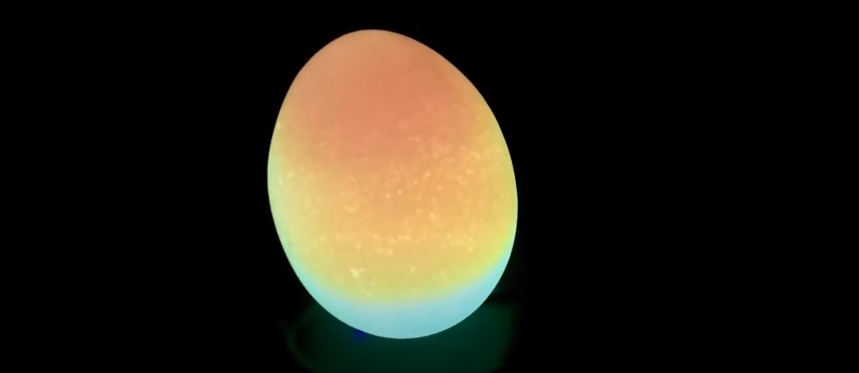
#> input picture egg/input/infertile_a.PNG, 1718 x 745 px, found by its file name (shown at 1/2 size)
$ python main.py
#> lines starting #> are read from the running program, lines starting #| are printed output that depends on the picture; after the words box and inside, x2 and y2 are one past the last pixel; in counts of white or black regions, pixels touching at a corner belong together
import cv2 as cv
import numpy as np

max_value = 255
max_type = 4
max_binary_value = 255
trackbar_type = 'Type:'
trackbar_value = 'Value'
window_name = 'Test'


def remove_background(img):
    gray_image = cv.cvtColor(img, cv.COLOR_BGR2GRAY)

    # (1) Threshold
    th, threshed = cv.threshold(gray_image, 127, 255, cv.THRESH_BINARY_INV | cv.THRESH_OTSU)

    # (2) Find the min-area contour
    contours = cv.findContours(threshed, cv.RETR_TREE, cv.CHAIN_APPROX_SIMPLE)[-2]
    contours = sorted(contours, key=cv.contourArea)
    for contour in contours:
        if cv.contourArea(contour) > 100:
            break

    # (3) Create mask and do bitwise-op
    mask = np.zeros(img.shape[:2], np.uint8)
    cv.drawContours(mask, [contour], -1, 255, -1)
    return cv.bitwise_and(img, img, mask=mask)


def apply_changes(val):
    # 0: Binary
    # 1: Binary Inverted
    # 2: Threshold Truncated
    # 3: Threshold to Zero
    # 4: Threshold to Zero Inverted
    threshold_type = cv.getTrackbarPos(trackbar_type, window_name)
    threshold_value = cv.getTrackbarPos(trackbar_value, window_name)
    _, threshold = cv.threshold(gray_image, threshold_value, max_binary_value, threshold_type)
    contours, _ = cv.findContours(threshold, cv.RETR_TREE, cv.CHAIN_APPROX_SIMPLE)
    """
        for contour in contours:
        area = cv.contourArea(contour)
        print(area)
    """

    print("*********** RESULT ***********")
    areas = map(lambda contour: cv.contourArea(contour), contours)
    filtered = filter(lambda area: area >= 200, list(areas))
    filtered = list(filtered)

    clone = image.copy()
    cv.drawContours(clone, contours, -1, (0, 255, 0), 3)
    result = ""
    if len(filtered) > 1:
        result = "Fertile"
    elif len(filtered) == 1:
        result = "Infertile"
    else:
        print("Can't Identify")

    print(result)
    cv.putText(clone, result, (0, 30), cv.FONT_HERSHEY_COMPLEX, 1, (255, 0, 0))
    cv.imshow(window_name, clone)


#######################################################################
#  Application starts here
#######################################################################
image_name = "input/infertile_a.png" # replace the sample image

image = cv.imread(image_name)
#> image is the input picture: shape (745, 1718, 3); mean B, G, R 24.4, 35.1, 41

image = cv.resize(image, (648, 480))
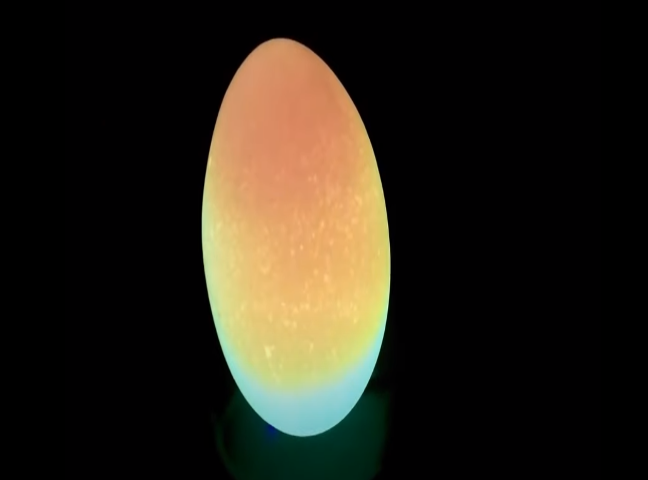
#> image: shape (480, 648, 3); mean B, G, R 24.4, 35.1, 40.9

altered_image = remove_background(image)
#> in remove_background, `gray_image = cv.cvtColor(img, cv.COLOR_BGR2GRAY)`:
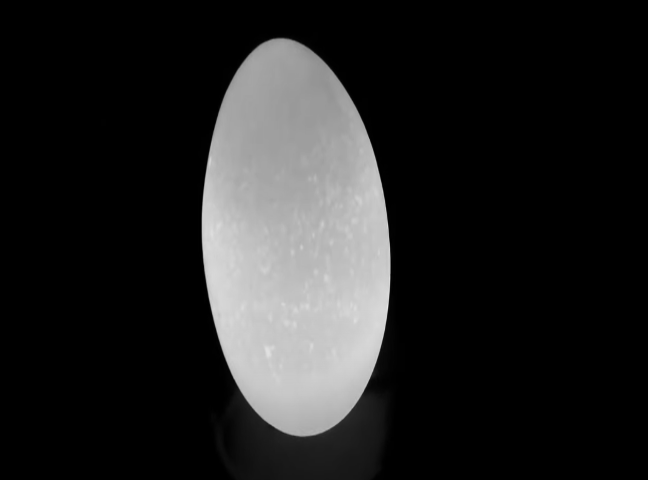
#> gray_image: shape (480, 648); min 0, max 232, mean 35.4
#> in remove_background, `th, threshed = cv.threshold(gray_image, 127, 255, cv.THRESH_BINARY_INV..`:
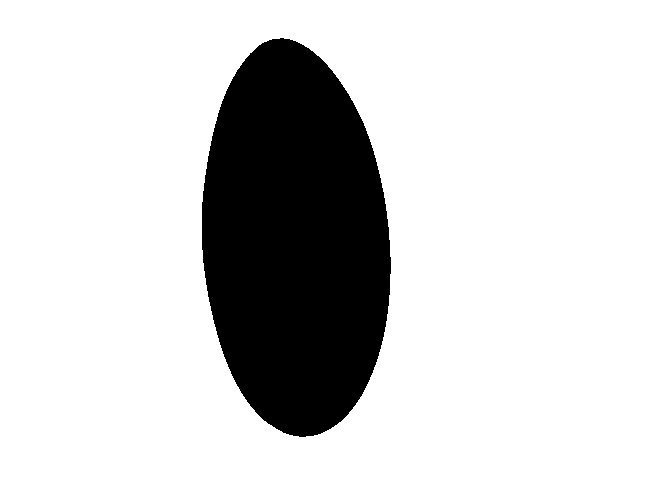
#> threshed: shape (480, 648); 81.3% white; 1 black region
#> in remove_background, `th, threshed = cv.threshold(gray_image, 127, 255, cv.THRESH_BINARY_INV..`: th = 92
#> in remove_background, `contours = cv.findContours(threshed, cv.RETR_TREE, cv.CHAIN_APPROX_SIM..`: contours = 2 contours; box (x1, y1, x2, y2) and area: (0, 0, 648, 480) 309913, (201, 37, 392, 438) 58636
#> the loop in remove_background, `for contour in contours:` made 1 pass
#> in remove_background, `cv.drawContours(mask, [contour], -1, 255, -1)`:
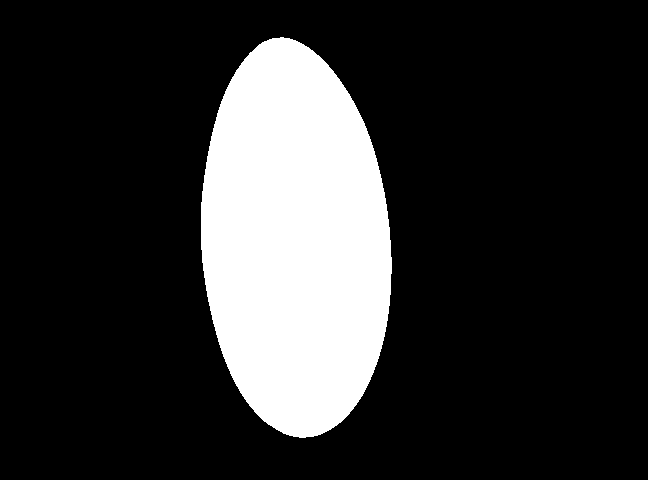
#> mask: shape (480, 648); 19% white; 1 white region, box (x1, y1, x2, y2) and area: (201, 37, 392, 438) 59077
#> in remove_background, `return cv.bitwise_and(img, img, mask=mask)`:
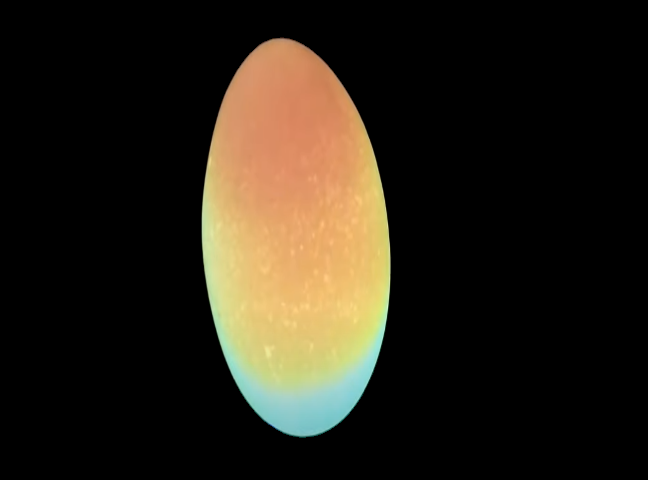
#> returned value: shape (480, 648, 3); mean of channels 0, 1, 2 23, 33.9, 40.3; drawn as B, G, R

gray_image = cv.cvtColor(altered_image, cv.COLOR_BGR2GRAY)
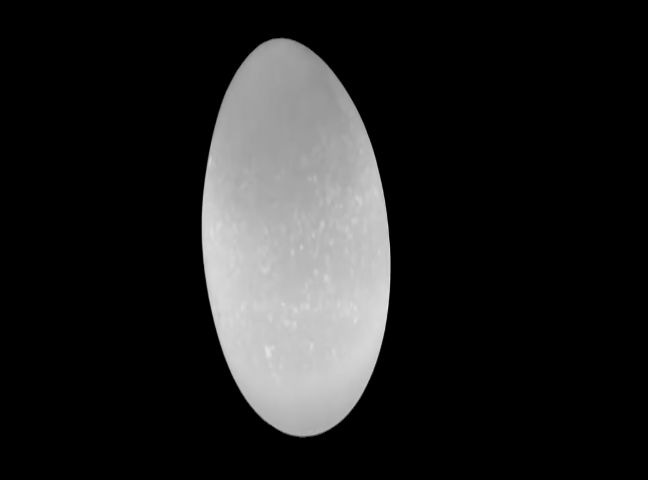
#> gray_image: shape (480, 648); min 0, max 232, mean 34.6

cv.namedWindow(window_name, cv.WINDOW_FULLSCREEN)
cv.imshow(window_name, image)
cv.createTrackbar(trackbar_type, window_name, 0, max_type, apply_changes)
cv.createTrackbar(trackbar_value, window_name, 127, max_value, apply_changes)

cv.waitKey()
cv.destroyAllWindows()

$ run again, with egg/input/fertile_a.PNG copied over egg/input/infertile_a.PNG
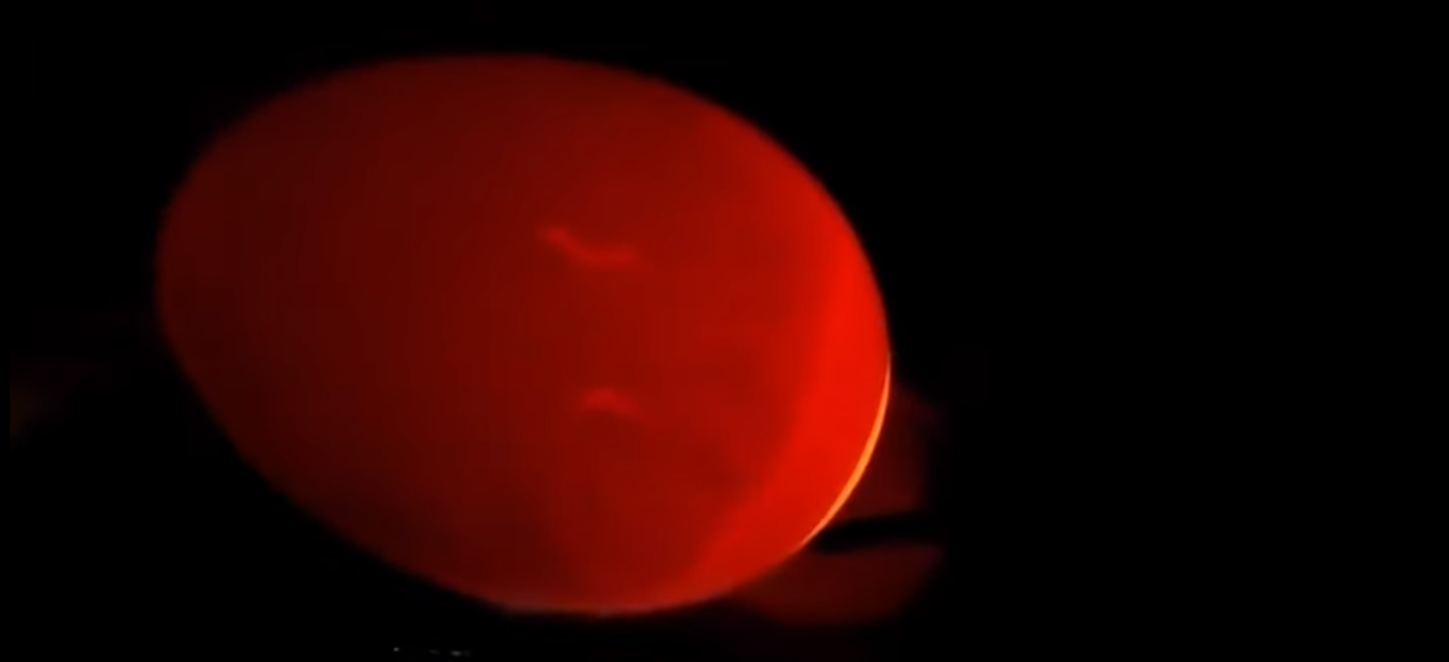
#> input picture egg/input/fertile_a.PNG, 1449 x 662 px, found by its file name
#> image is the input picture: shape (662, 1449, 3); mean B, G, R 1.3, 3.6, 41
#> image: shape (480, 648, 3)
#> in remove_background, `th, threshed = cv.threshold(gray_image, 127, 255, cv.THRESH_BINARY_INV..`:
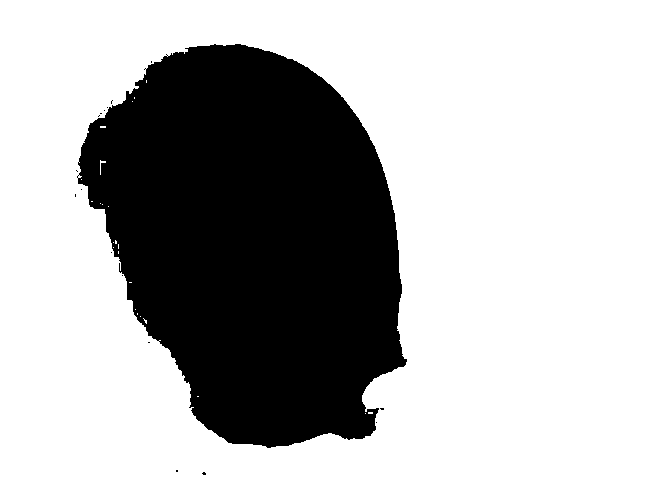
#> threshed: shape (480, 648); 69.4% white; 17 black regions (16 under 20 px)
#> th = 22
#> contours = 50 contours, 48 with area under 20; largest, box (x1, y1, x2, y2) and area: (0, 0, 648, 480) 309913, (77, 43, 408, 449) 95932
#> the loop in remove_background, `for contour in contours:` made 49 passes
#> contour on passes 1 to 8: [[365, 413]], [[197, 396], [198, 396]], [[140, 316]], [[137, 313], [137, 314]], [[135, 309]], [[129, 282], [131, 282]], [[118, 251], [118, 253]], [[113, 247]]
#> mask: shape (480, 648); 31% white; 1 white region, box (x1, y1, x2, y2) and area: (77, 43, 408, 449) 96549
#> in remove_background, `return cv.bitwise_and(img, img, mask=mask)`:
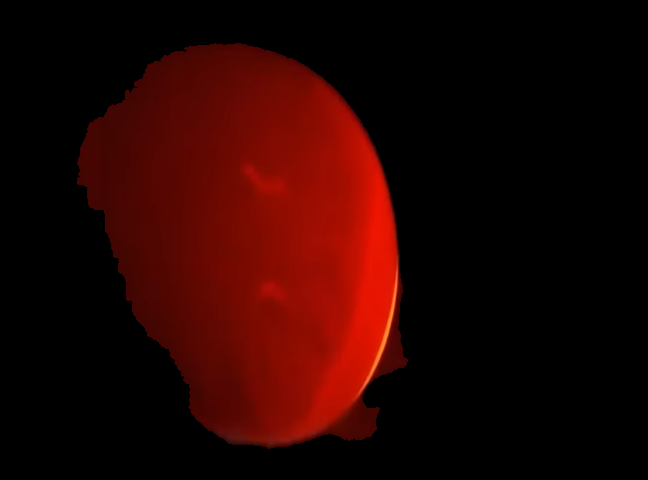
#> returned value: shape (480, 648, 3); mean of channels 0, 1, 2 0.5, 3.4, 37.6; drawn as B, G, R
